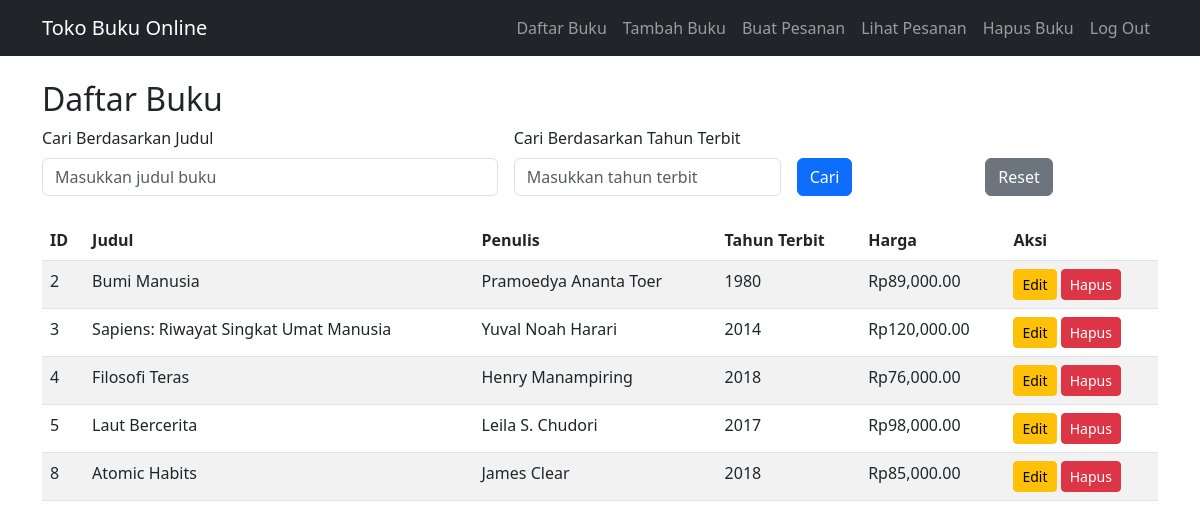
The app's page / (signed in) with its own data.
### tables this page shows
CREATE TABLE `buku` (
  `ID` int NOT NULL,
  `Judul` varchar(255) DEFAULT NULL,
  `Penulis` varchar(255) DEFAULT NULL,
  `Tahun_Terbit` int DEFAULT NULL,
  `Harga` decimal(10,2) DEFAULT NULL,
  `Stok` int DEFAULT NULL
);

### proses_index.php (called while the page is built, shortened)
<?php
include 'koneksi_db.php';
$search_judul = isset($_GET['judul']) ? $_GET['judul'] : '';
$search_tahun = isset($_GET['tahun_terbit']) ? $_GET['tahun_terbit'] : '';
$query = "SELECT * FROM buku WHERE 1=1";
$result = $conn->query($query);
?>

### index.php (the view, shortened to what this page needs)
<?php
include 'proses_index.php';
?>
<!DOCTYPE html>
<html lang="en">
<head>
    <link href="https://cdn.jsdelivr.net/npm/bootstrap@5.3.0/dist/css/bootstrap.min.css" rel="stylesheet">
</head>
<body>
<?php include 'nav.php'; ?>
<div class="container mt-4">
    <h2>Daftar Buku</h2>
    <form method="get" class="row g-3 mb-4">
        <div class="col-md-5">
            <label for="judul" class="form-label">
                Cari Berdasarkan Judul
            </label>
            <input
                type="text"
                class="form-control"
                id="judul"
                name="judul"
                placeholder="Masukkan judul buku"
                value="<?= htmlspecialchars($search_judul) ?>">
        </div>
        <div class="col-md-3">
            <label for="tahun_terbit" class="form-label">
                Cari Berdasarkan Tahun Terbit
            </label>
            <input
                type="number"
                class="form-control"
                id="tahun_terbit"
                name="tahun_terbit"
                placeholder="Masukkan tahun terbit"
                value="<?= htmlspecialchars($search_tahun) ?>">
        </div>
        <div class="col-md-2 align-self-end">
            <button type="submit" class="btn btn-primary">
                Cari
            </button>
        </div>
        <div class="col-md-2 align-self-end">
            <a href="index.php" class="btn btn-secondary">
                Reset
            </a>
        </div>
    </form>
    <table class="table table-striped">
        <thead>
            <tr>
                <th>ID</th>
                <th>Judul</th>
                <th>Penulis</th>
                <th>Tahun Terbit</th>
                <th>Harga</th>
                <th>Aksi</th>
            </tr>
        </thead>
        <tbody>
            <?php while ($row = $result->fetch_assoc()): ?>
            <tr>
                <td><?= $row['ID'] ?></td>
                <td><?= htmlspecialchars($row['Judul']) ?></td>
                <td><?= htmlspecialchars($row['Penulis']) ?></td>
                <td><?= $row['Tahun_Terbit'] ?></td>
                <td>Rp<?= number_format($row['Harga'], 2) ?></td>
                <td>
                    <a href="form_edit.php?id=<?= $row['ID'] ?>" class="btn btn-sm btn-warning">
                        Edit
                    </a>
                    <a href="proses_hapus.php?id=<?= $row['ID'] ?>"
                       class="btn btn-sm btn-danger"
                       onclick="return confirm('Yakin ingin menghapus?')">
                        Hapus
                    </a>
                </td>
            </tr>
            <?php endwhile; ?>
        </tbody>
    </table>
</div>
</body>
</html>

### nav.php (shortened to what this page needs)
<nav class="navbar navbar-expand-lg navbar-dark bg-dark">
  <div class="container">
    <a class="navbar-brand" href="index.php">Toko Buku Online</a>
    <div class="collapse navbar-collapse" id="navbarNav">
      <ul class="navbar-nav ms-auto">
        <li class="nav-item">
          <a class="nav-link" href="index.php">Daftar Buku</a>
        </li>
        <li class="nav-item">
          <a class="nav-link" href="tambah_buku.php">Tambah Buku</a>
        </li>
        <li class="nav-item">
          <a class="nav-link" href="transaksi.php">Buat Pesanan</a>
        </li>
        <li class="nav-item">
          <a class="nav-link" href="lihat_transaksi.php">Lihat Pesanan</a>
        </li>
        <li class="nav-item">
          <a class="nav-link" href="hapus.php">Hapus Buku</a>
        </li>
        <li class="nav-item">
          <a class="nav-link" href="logout.php">Log Out</a>
        </li>
      </ul>
    </div>
  </div>
</nav>

### records on screen
buku: ID "2", Judul "Bumi Manusia", Penulis "Pramoedya Ananta Toer", Tahun_Terbit "1980", Harga "89,000.00"
buku: ID "3", Judul "Sapiens: Riwayat Singkat Umat Manusia", Penulis "Yuval Noah Harari", Tahun_Terbit "2014", Harga "120,000.00"
buku: ID "4", Judul "Filosofi Teras", Penulis "Henry Manampiring", Tahun_Terbit "2018", Harga "76,000.00"
buku: ID "5", Judul "Laut Bercerita", Penulis "Leila S. Chudori", Tahun_Terbit "2017", Harga "98,000.00"
buku: ID "8", Judul "Atomic Habits", Penulis "James Clear", Tahun_Terbit "2018", Harga "85,000.00"
